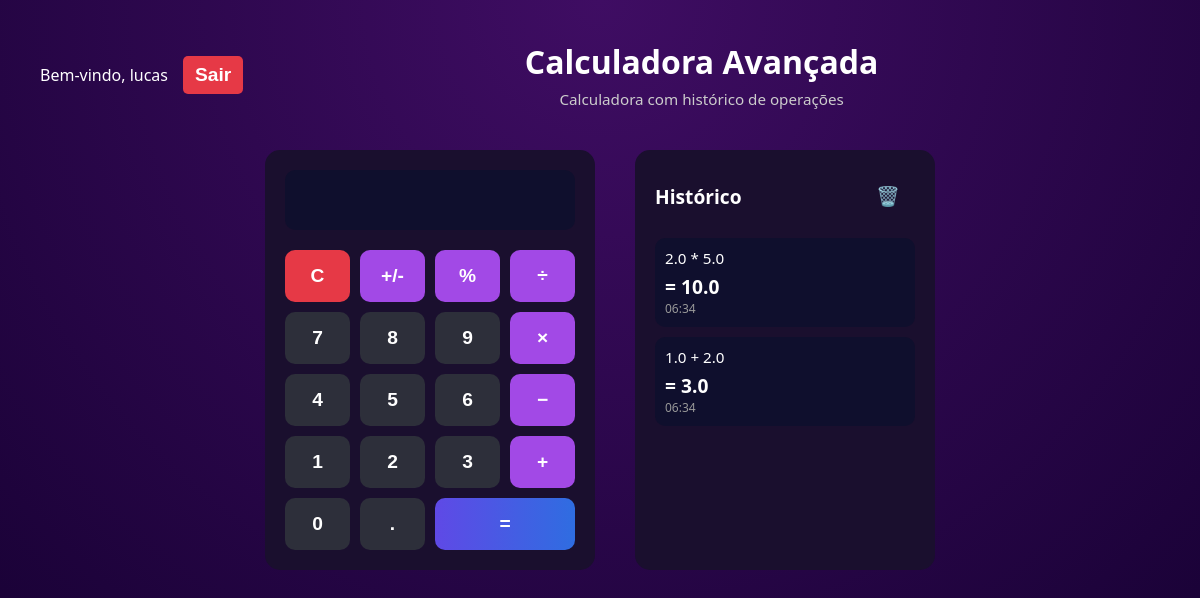
The app's page / (signed in), older data.
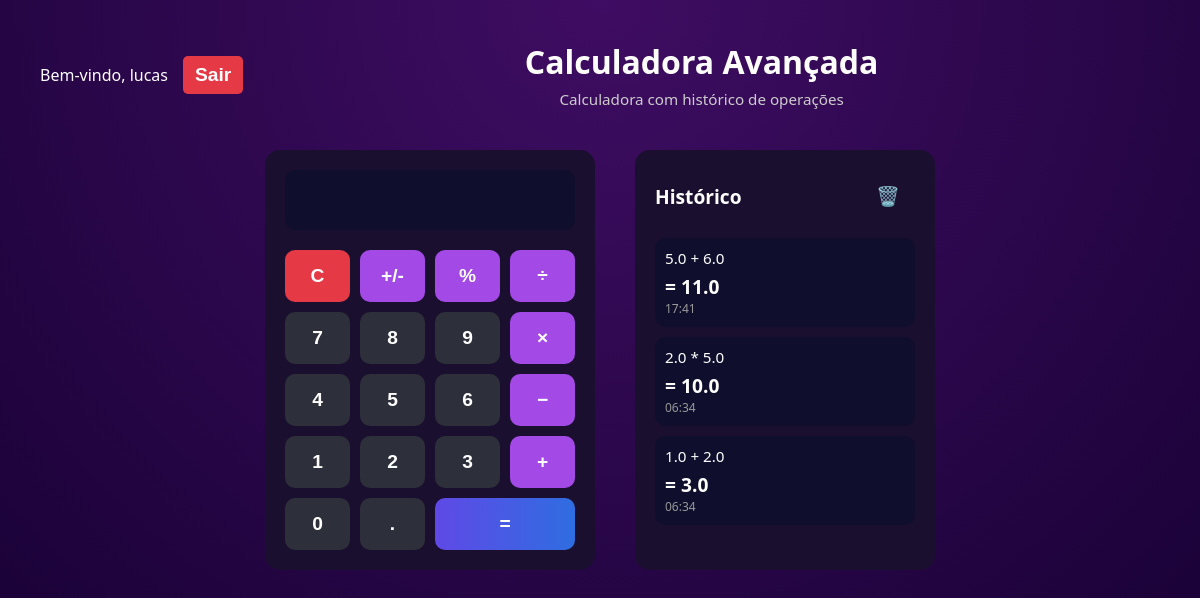
The same page, newer data.
### calculadora/models.py (models this page shows, shortened)
class Operacao(models.Model):
    TIPO_OPERACAO = [
        ('+', 'Soma'),
        ('-', 'Subtração'),
        ('*', 'Multiplicação'),
        ('/', 'Divisão'),
    ]
    usuario = models.ForeignKey(User, on_delete=models.CASCADE)
    parametros = models.CharField(max_length=255)
    tipo = models.CharField(max_length=1, choices=TIPO_OPERACAO)
    resultado = models.CharField(max_length=255)
    data_inclusao = models.DateTimeField(auto_now_add=True)

### calculadora/views.py (the view, shortened to what this page needs)
# urls.py: path('', index, name='index'),
@login_required
def index(request):
    historico = Operacao.objects.filter(usuario=request.user).order_by('-data_inclusao')
    return render(request, 'calculadora/index.html', {
        'historico': historico,
        'display_result': ''
    })

### calculadora/templates/calculadora/index.html (shortened to what this page needs)
{% load static %}
<!DOCTYPE html>
<html>
<head>
    <link rel="stylesheet" href="{% static 'calculadora/style.css' %}">
</head>
<body>
    <div class="header">
        <div class="user-info">
            <span>Bem-vindo, {{ request.user.username }}</span>
            <form method="post" action="{% url 'logout' %}" class="logout-form">
                <button type="submit" title="Sair">Sair</button>
            </form>
        </div>
        <div class="title">
            <h1>Calculadora Avançada</h1>
            <small>Calculadora com histórico de operações</small>
        </div>
    </div>
    <div class="container">
        <div>
            <form method="post" id="calc-form">
        <div class="calculator">
            <input type="text" id="display" class="display" readonly value="">
            <button type="button" class="clear" onclick="clearDisplay()">C</button>
            <button type="button" class="operator" onclick="setOperator('inv')">+/-</button>
            <button type="button" class="operator" onclick="append('%')">%</button>
            <button type="button" class="operator" onclick="setOperator('/')">÷</button>
            <button type="button" class="num" onclick="append('7')">7</button>
            <button type="button" class="num" onclick="append('8')">8</button>
            <button type="button" class="num" onclick="append('9')">9</button>
            <button type="button" class="operator" onclick="setOperator('*')">×</button>
            <button type="button" class="num" onclick="append('4')">4</button>
            <button type="button" class="num" onclick="append('5')">5</button>
            <button type="button" class="num" onclick="append('6')">6</button>
            <button type="button" class="operator" onclick="setOperator('-')">−</button>
            <button type="button" class="num" onclick="append('1')">1</button>
            <button type="button" class="num" onclick="append('2')">2</button>
            <button type="button" class="num" onclick="append('3')">3</button>
            <button type="button" class="operator" onclick="setOperator('+')">+</button>
            <button type="button" class="num" onclick="append('0')">0</button>
            <button type="button" class="num" onclick="append('.')">.</button>
            <button type="button" class="equals" onclick="calculate()">=</button>
        </div>
            </form>
        </div>
        <div class="history">
            <div class="history-header">
                <h3> Histórico</h3>
                <form method="post">
                    <button type="submit" class="clear-btn" title="Limpar Histórico">🗑️</button>
                </form>
            </div>
            <ul>
                {% for op in historico %}
                    <li>
                        {{ op.parametros }}
                        <div class="result">= {{ op.resultado }}</div>
                        <div class="time">{{ op.data_inclusao|date:"H:i" }}</div>
                    </li>
                {% empty %}
                    <li>Nenhuma operação ainda</li>
                {% endfor %}
            </ul>
        </div>
    </div>
</body>
</html>

Row changes from the older to the newer data that the page shows:
added Operacao: parametros "5.0 + 6.0", resultado "11.0", data_inclusao "17:41"
